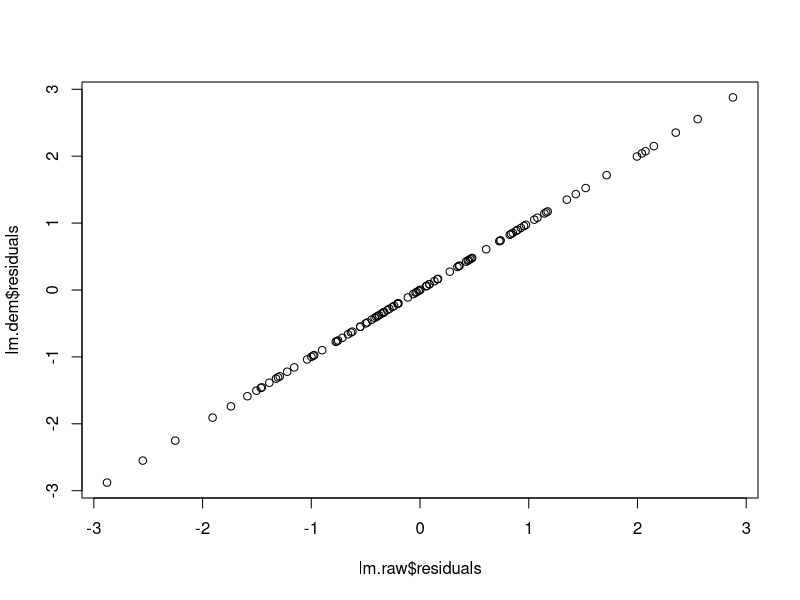
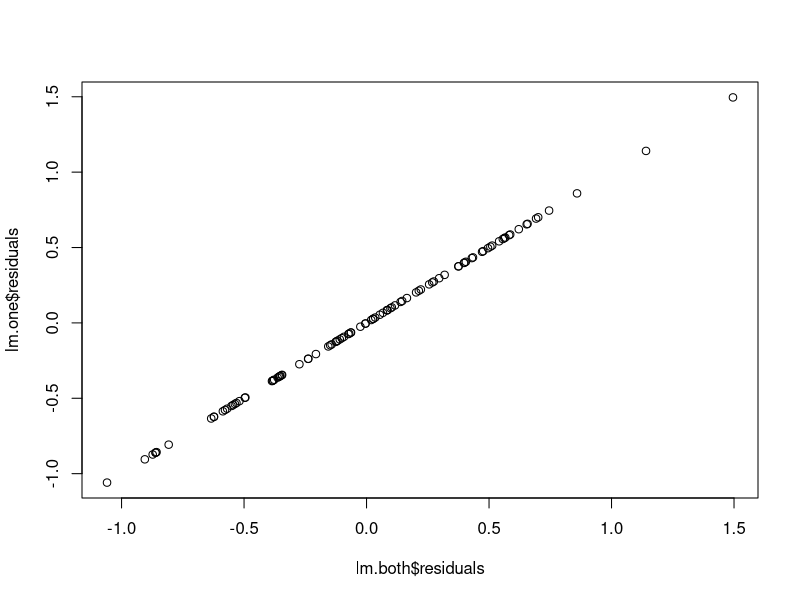

Here is the R script that generated these plots, in order:
## ---- chunk 1
knitr::opts_chunk$set(echo = TRUE)
## ---- chunk 2
T = 100
x = rnorm(T, mean=2.5,sd=1)
eps = rnorm(T, mean=0,sd=1)
y = -1+3*x+eps
## ---- chunk 3
lm.raw = lm(y~x)
summary(lm.raw)
## ---- chunk 4
xm = x-mean(x)
ym = y-mean(y)

lm.dem = lm(ym~xm-1)
summary(lm.dem)
## ---- chunk 5
plot(lm.raw$residuals,lm.dem$residuals)
## ---- chunk 6
x1 = rnorm(T,mean=2,sd=1)
x2 = 0.2*x1+rnorm(T,mean=-1,sd=1.5)
eps = rnorm(T,0,0.5)

y = x1+x2+eps
## ---- chunk 7
lm.both = lm(y~x1+x2)
summary(lm.both)
## ---- chunk 8
lm.x2 = lm(x2~x1)
x2.cl = lm.x2$residuals

lm.y = lm(y~x1)
y.cl = lm.y$residuals
## ---- chunk 9
lm.one = lm(y.cl~x2.cl-1)
summary(lm.one)
## ---- chunk 10
plot(lm.both$residuals,lm.one$residuals)
